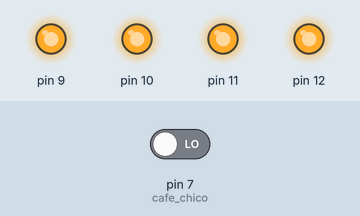
Simulated run of this sketch. Board: Arduino Uno, built with avr-gcc and run on an emulated ATmega328P. Parts: output pins drawn as LEDs (lit = HIGH). Inputs (shaded band) come from the test bench; at power-on: pin 7 (cafe_chico) LOW.

Above: at 1.2 s.
1.3 s: pin 7 (cafe_chico) driven HIGH
At 1.7 s:
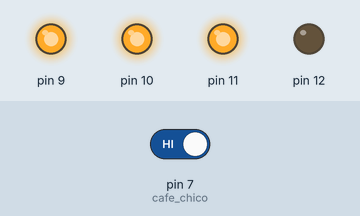
At 10.2 s:
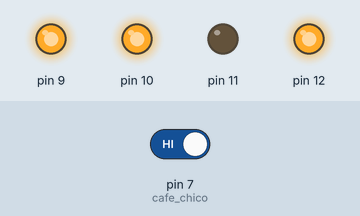
Timing chart, 0 to 16.3 s (numbered marks = the images above; inputs shaded):
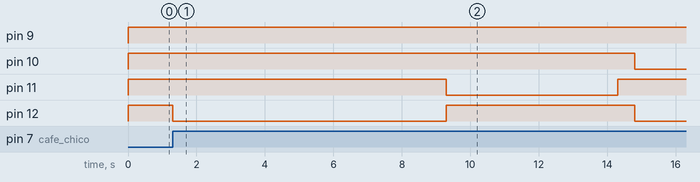

The sketch:

Saeco_Intelia_HD8751.ino
```cpp
/***   Included libraries  ***/

/***   Global variables and function definition  ***/
const int cafe_chico = 7;

/***   Setup  ***/
void setup() {
    pinMode(cafe_chico, INPUT);
    pinMode(12, OUTPUT);
    pinMode(11, OUTPUT);
    pinMode(10, OUTPUT);
    pinMode(9, OUTPUT);

}


/***   Loop  ***/
void loop() {
    digitalWrite(12, HIGH);
    digitalWrite(11, HIGH);
    digitalWrite(10, HIGH);
    digitalWrite(9, HIGH);
    if (digitalRead(cafe_chico) == 1) {
        /*
        calentar
        */
        digitalWrite(12, LOW);
        delay(8000);
        digitalWrite(12, HIGH);
        /*
        moler
        */
        digitalWrite(11, LOW);
        delay(5000);
        digitalWrite(11, HIGH);
        delay(500);
        /*
        mover infusor hasta fin de carrera
        */
        digitalWrite(10, LOW);
        digitalWrite(12, LOW);
        delay(5000);
        digitalWrite(10, HIGH);
        /*
        bomba
        */
        digitalWrite(9, LOW);
        delay(18000);
    }
}
```

Measured:
- after the input at 1.3 s, pin 10: HIGH → LOW after 13.5 s; pin 11: HIGH → LOW after 8.0 s, → HIGH 5.0 s later; pin 12: HIGH → LOW at once, → HIGH 8.0 s later, → LOW 5.5 s later
